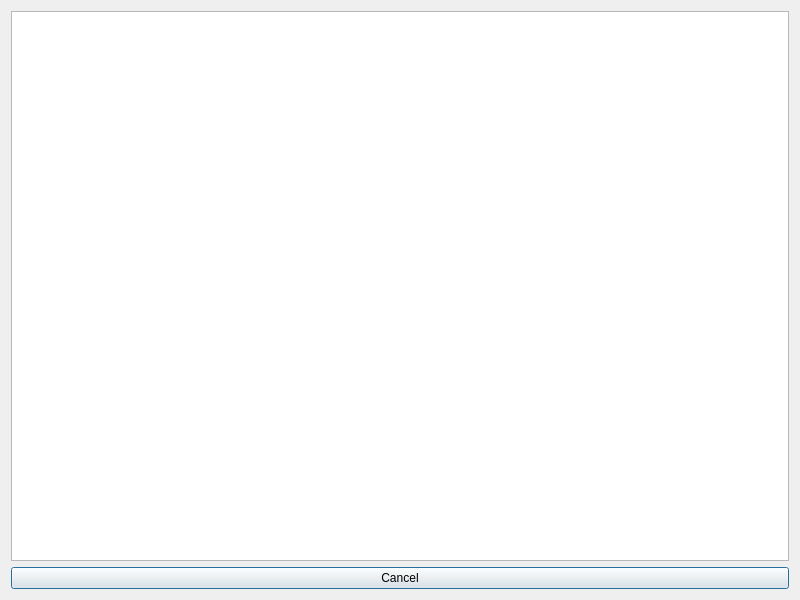
<?xml version="1.0" encoding="UTF-8"?>
<ui version="4.0">
 <class>Command</class>
 <widget class="QDialog" name="Command">
  <property name="geometry">
   <rect>
    <x>0</x>
    <y>0</y>
    <width>800</width>
    <height>600</height>
   </rect>
  </property>
  <property name="windowTitle">
   <string>Dialog</string>
  </property>
  <layout class="QVBoxLayout" name="verticalLayout">
   <item>
    <widget class="QPlainTextEdit" name="output">
     <property name="readOnly">
      <bool>true</bool>
     </property>
    </widget>
   </item>
   <item>
    <widget class="QPushButton" name="button">
     <property name="text">
      <string>Cancel</string>
     </property>
    </widget>
   </item>
  </layout>
 </widget>
 <resources/>
 <connections/>
</ui>
